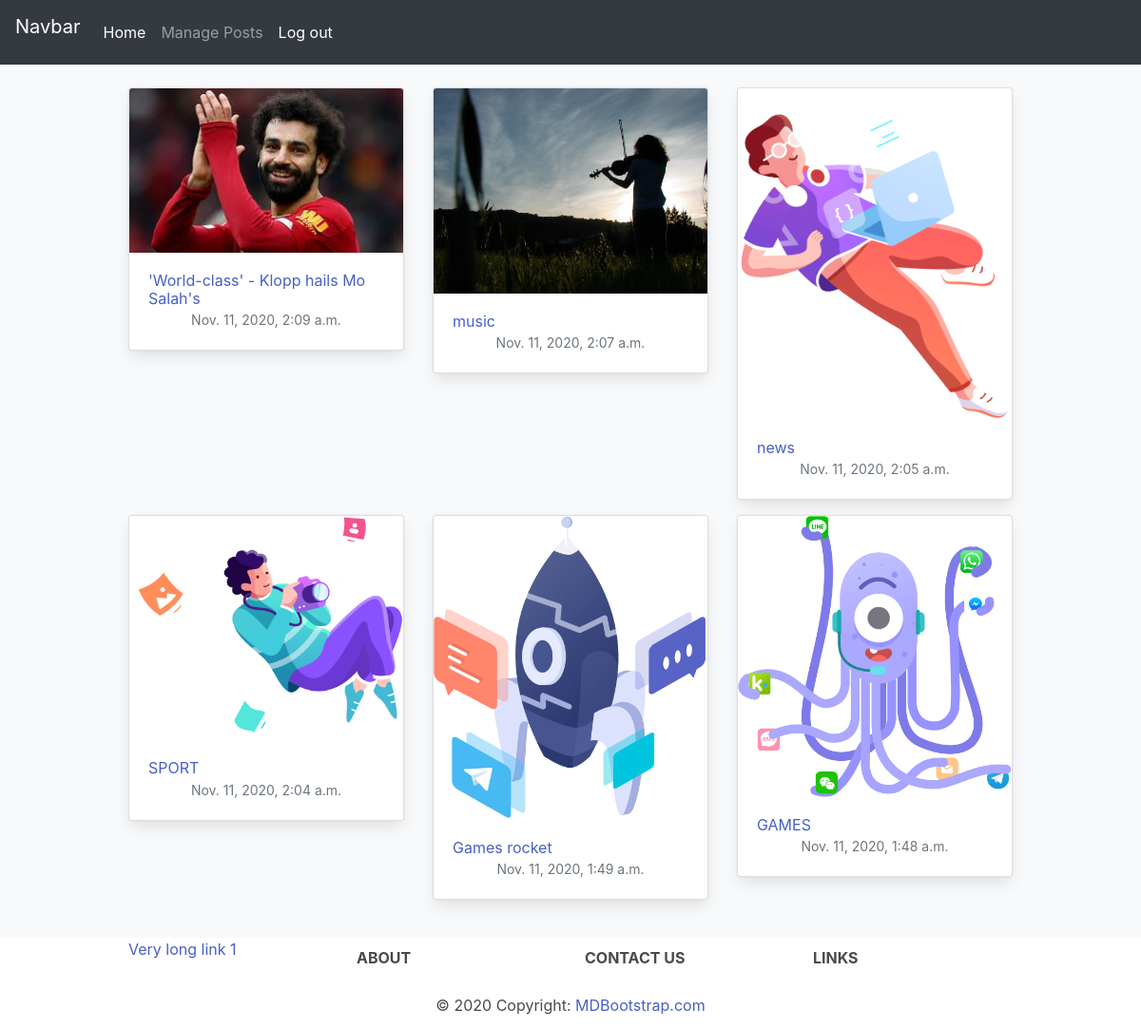
Page / (signed in) on the earlier database version.
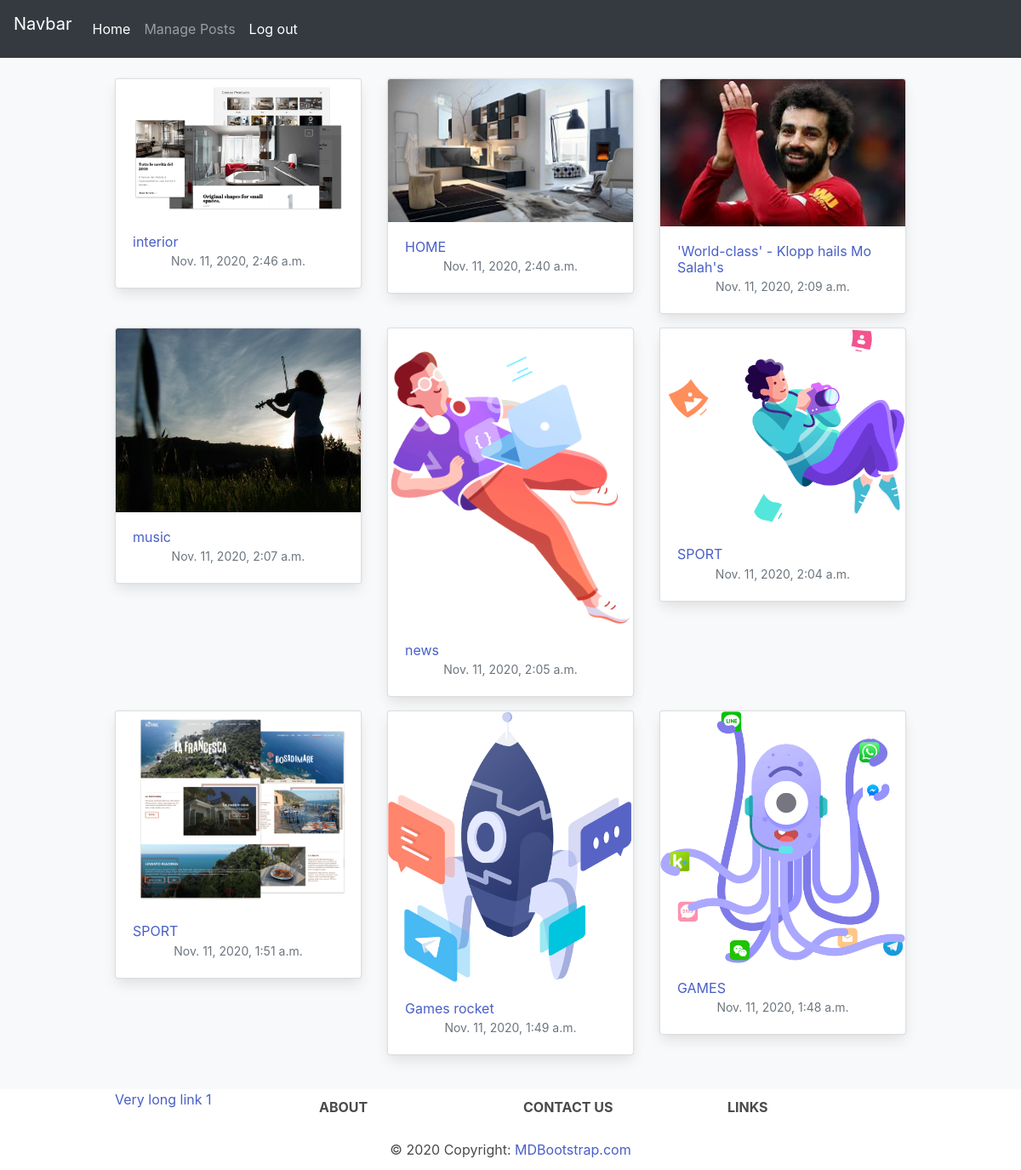
Same page on the later database version.
### core/models.py (models this page shows, shortened)
class Core(models.Model):
    title = models.CharField(max_length=200)
    excpert =RichTextField(null=True , blank=True)
    author = models.ForeignKey(User , on_delete=models.CASCADE)
    slug = models.SlugField(max_length=200 , unique=True)
    image = models.ImageField(upload_to ='uploads/')
    updated = models.DateTimeField(auto_now=True)
    puplished = models.DateTimeField(default=timezone.now)
    def get_absolute_url(self):
        return reverse("core:singleview", args=[self.slug] )
    class Meta:
        ordering = ['-puplished']
        verbose_name_plural = 'Core'

### core/views.py (the view)
class IndexView(ListView):
    model = Core
    template_name = 'core/core_list.html'

### templates/core/core_list.html
{% extends 'core/base.html' %}
{% load static %}
{% block content%}
<div class="album py-5 bg-light">
    <div class="container">
        <div class="row">
            {% for core in object_list %}
            <div class="col-md-4">
                <div class="card mb-4 box-shadow">
                    <img class='card-img-top' src="{{ core.image.url }}" alt='card image cap' width="500" height="300">
                    <div class="card-body">
                        <h4 class=""><a href="{{core.get_absolute_url}}">{{core.title}}</a></h4>
                        <div class="d-flex justify-content-center align-items-center">
                            <div class="">
                                <small class="text-muted">{{core.puplished}}</small>
                            </div>
                        </div>
                    </div>
                </div>
            </div>
            {% endfor %}
        </div>
    </div>
</div>
{% endblock%}

Differences in the rows shown:
added Core: image (picture), title "interior", puplished "Nov. 11, 2020, 2:46 a.m."
added Core: image (picture), title "HOME", puplished "Nov. 11, 2020, 2:40 a.m."
added Core: image (picture), title "SPORT", puplished "Nov. 11, 2020, 1:51 a.m."
